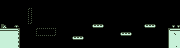

Tiled map render using the project's own tile images. Description and the whole map definition, tile-layer contents included, below:
An orthogonal 45x12 tile map with 4x4 px tiles, 5 tile layers (background, platforms, switchBoard, falling, ...), 3 tilesets.

<map version="1.2" tiledversion="1.3.5" orientation="orthogonal" renderorder="right-down" width="45" height="12" tilewidth="4" tileheight="4" infinite="0" nextlayerid="13" nextobjectid="1">
 <tileset firstgid="1" source="Tilesets/Tileset1.tsx" />
 <tileset firstgid="101" source="Tilesets/switchBlocks.tsx" />
 <tileset firstgid="173" source="Tilesets/spawnSprites.tsx" />
 <layer id="11" name="background" width="45" height="12">
  <data encoding="csv">
0,0,0,0,0,0,0,0,0,0,0,0,0,0,0,0,0,0,0,0,0,0,0,0,0,0,0,0,0,0,0,0,0,0,0,0,0,0,0,0,0,0,0,0,0,
0,0,0,0,0,0,0,0,0,0,0,0,0,0,0,0,0,0,0,0,0,0,0,0,0,0,0,0,0,0,0,0,0,0,0,0,0,0,0,0,0,0,0,0,0,
0,0,0,0,0,0,0,0,0,0,0,0,0,0,0,0,0,0,0,0,0,0,0,0,0,0,0,0,0,0,0,0,0,0,0,0,0,0,0,0,0,0,0,0,0,
0,0,0,0,0,0,0,0,0,0,0,0,0,0,0,0,0,0,0,0,0,0,0,0,0,0,0,0,0,0,0,0,0,0,0,0,0,0,0,0,0,0,0,0,0,
0,0,0,0,0,0,0,0,0,0,0,0,0,0,0,0,0,0,0,0,0,0,0,0,0,0,0,0,0,0,0,0,0,0,0,0,0,0,0,0,0,0,0,0,0,
0,0,0,0,0,0,0,0,0,0,0,0,0,0,0,0,0,0,0,0,0,0,0,0,0,0,0,0,0,0,0,0,0,0,0,0,0,0,0,0,0,0,0,0,0,
14,15,0,19,20,0,0,0,0,0,0,0,0,0,0,0,0,0,0,0,0,0,0,0,0,0,0,0,0,0,0,0,0,0,0,0,0,0,0,0,0,0,0,8,9,
0,0,0,0,0,0,0,0,0,0,0,0,0,0,0,0,0,0,0,0,0,0,0,0,0,0,0,0,0,0,0,0,0,0,0,0,0,0,0,0,0,0,0,0,0,
12,12,12,12,0,0,0,0,0,0,0,0,0,0,0,0,0,0,0,0,0,0,0,0,0,0,0,0,0,0,0,0,0,0,0,0,0,0,0,0,0,0,0,96,12,
12,12,12,12,0,0,0,0,0,0,0,0,0,0,0,0,0,0,0,0,0,0,0,0,0,0,0,0,0,0,0,0,0,0,0,0,0,0,0,0,0,0,0,12,12,
12,12,12,12,0,0,0,0,0,0,0,0,0,0,0,0,0,0,0,0,0,0,0,0,0,0,0,0,0,0,0,0,0,0,0,0,0,0,0,0,0,0,0,12,12,
12,12,12,12,0,0,0,0,0,0,0,0,0,0,0,0,0,0,0,0,0,0,0,0,0,0,0,0,0,0,0,0,0,0,0,0,0,0,0,0,0,0,0,12,94
</data>
 </layer>
 <layer id="2" name="platforms" width="45" height="12">
  <properties>
   <property name="Collidable" type="bool" value="true" />
  </properties>
  <data encoding="csv">
0,0,0,0,0,0,0,0,0,0,0,0,0,0,0,0,0,0,0,0,0,0,0,0,0,0,0,0,0,0,0,0,0,0,0,0,0,0,0,0,0,0,0,0,0,
0,0,0,0,0,0,0,0,0,0,0,0,0,0,0,0,0,0,0,0,0,0,0,0,0,0,0,0,0,0,0,0,0,0,0,0,0,0,0,0,0,0,0,0,0,
0,0,0,0,0,0,0,0,0,0,0,0,0,0,0,0,0,0,0,0,0,0,0,0,0,0,0,0,0,0,0,0,0,0,0,0,0,0,0,0,0,0,0,0,0,
0,0,0,0,0,0,0,0,0,0,0,0,0,0,0,0,0,0,0,0,0,0,0,0,0,0,0,0,0,0,0,0,0,0,0,0,0,0,0,0,0,0,0,0,0,
0,0,0,0,0,0,0,0,0,0,0,0,0,0,0,0,0,0,0,0,0,0,0,0,0,0,0,0,0,0,0,0,0,0,0,0,0,0,0,0,0,0,0,0,0,
0,0,0,0,0,0,0,0,0,0,0,0,0,0,0,0,0,0,0,0,0,0,0,0,0,0,0,0,0,0,0,0,0,0,0,0,0,0,0,0,0,0,0,0,0,
0,0,0,0,0,0,0,0,0,0,0,0,0,0,0,0,0,0,0,0,0,0,0,0,0,0,0,0,0,0,0,0,0,0,0,0,0,0,0,0,0,0,0,0,0,
2,2,2,2,3,0,0,0,0,0,0,0,0,0,0,0,0,0,0,0,0,0,0,0,0,0,0,0,0,0,0,0,0,0,0,0,0,0,0,0,0,0,1,2,2,
0,0,0,0,13,0,0,0,0,0,0,0,0,0,0,0,0,0,0,0,0,0,0,0,0,0,0,0,0,0,0,0,0,0,0,0,0,0,0,0,0,0,11,0,0,
0,0,0,0,13,0,0,0,0,0,0,0,0,0,0,0,0,0,0,0,0,0,0,0,0,0,0,0,0,0,0,0,0,0,0,0,0,0,0,0,0,0,11,0,0,
0,0,0,0,13,0,0,0,0,0,0,0,0,0,0,0,0,0,0,0,0,0,0,0,0,0,0,0,0,0,0,0,0,0,0,0,0,0,0,0,0,0,11,0,0,
0,0,0,0,13,0,0,0,0,0,0,0,0,0,0,0,0,0,0,0,0,0,0,0,0,0,0,0,0,0,0,0,0,0,0,0,0,0,0,0,0,0,11,0,0
</data>
 </layer>
 <layer id="8" name="switchBoard" width="45" height="12">
  <properties>
   <property name="switchBlock" type="bool" value="true" />
   <property name="switchDelay" type="float" value="1.2" />
  </properties>
  <data encoding="csv">
0,0,0,0,0,0,0,0,0,0,0,0,0,0,0,0,0,0,0,0,0,0,0,0,0,0,0,0,0,0,0,0,0,0,0,0,0,0,0,0,0,0,0,0,0,
0,0,0,0,0,0,0,0,0,0,0,0,0,0,0,0,0,0,0,0,0,0,0,0,0,0,0,0,0,0,0,0,0,0,0,0,0,0,0,0,0,0,0,0,0,
0,0,0,0,0,0,0,109,0,0,0,0,0,0,0,0,0,0,0,0,0,0,0,0,0,0,0,0,0,0,0,0,0,0,0,0,0,0,0,0,0,0,0,0,0,
0,0,0,0,0,0,0,121,0,0,0,0,0,0,0,0,0,0,0,0,0,0,0,0,0,0,0,0,0,0,0,0,0,0,0,0,0,0,0,0,0,0,0,0,0,
0,0,0,0,0,0,0,121,0,0,0,0,0,0,0,0,0,0,0,0,0,0,0,0,0,0,0,0,0,0,0,0,0,0,0,0,0,0,0,0,0,0,0,0,0,
0,0,0,0,0,0,0,133,0,0,0,0,0,0,0,0,0,0,0,0,0,0,0,0,0,0,0,0,0,0,0,0,0,0,0,0,0,0,0,0,0,0,0,0,0,
0,0,0,0,0,0,0,0,0,0,0,0,0,0,0,0,0,0,0,0,0,0,0,0,0,0,0,0,0,0,0,0,0,0,0,0,0,0,0,0,0,0,0,0,0,
0,0,0,0,0,0,0,0,0,101,102,102,102,103,0,0,0,0,0,0,0,0,0,0,0,0,0,0,0,0,0,0,0,0,0,0,0,0,0,0,0,0,0,0,0,
0,0,0,0,0,0,0,0,0,125,126,126,126,127,0,0,0,0,0,0,0,0,0,0,0,0,0,0,0,0,0,0,0,0,0,0,0,0,0,0,0,0,0,0,0,
0,0,0,0,0,0,0,0,0,0,0,0,0,0,0,0,0,0,0,0,0,0,0,0,0,0,0,0,0,0,0,0,0,0,0,0,0,0,0,0,0,0,0,0,0,
0,0,0,0,0,0,0,0,0,0,0,0,0,0,0,0,0,0,0,0,0,0,0,0,0,0,0,0,0,0,0,0,0,0,0,0,0,0,0,0,0,0,0,0,0,
0,0,0,0,0,0,0,0,0,0,0,0,0,0,0,0,0,0,0,0,0,0,0,0,0,0,0,0,0,0,0,0,0,0,0,0,0,0,0,0,0,0,0,0,0
</data>
 </layer>
 <layer id="12" name="falling" width="45" height="12">
  <properties>
   <property name="Falling" type="float" value="0.01" />
  </properties>
  <data encoding="csv">
0,0,0,0,0,0,0,0,0,0,0,0,0,0,0,0,0,0,0,0,0,0,0,0,0,0,0,0,0,0,0,0,0,0,0,0,0,0,0,0,0,0,0,0,0,
0,0,0,0,0,0,0,0,0,0,0,0,0,0,0,0,0,0,0,0,0,0,0,0,0,0,0,0,0,0,0,0,0,0,0,0,0,0,0,0,0,0,0,0,0,
0,0,0,0,0,0,0,0,0,0,0,0,0,0,0,0,0,0,0,0,0,0,0,0,0,0,0,0,0,0,0,0,0,0,0,0,0,0,0,0,0,0,0,0,0,
0,0,0,0,0,0,0,0,0,0,0,0,0,0,0,0,0,0,0,0,0,0,0,0,0,0,0,0,0,0,0,0,0,0,0,0,0,0,0,0,0,0,0,0,0,
0,0,0,0,0,0,0,0,0,0,0,0,0,0,0,0,0,0,0,0,0,0,0,0,0,0,0,0,0,0,0,0,0,0,0,0,0,0,0,0,0,0,0,0,0,
0,0,0,0,0,0,0,0,0,0,0,0,0,0,0,0,0,0,0,0,0,0,0,0,0,0,0,0,0,0,0,0,0,0,0,0,0,0,0,0,0,0,0,0,0,
0,0,0,0,0,0,0,0,0,0,0,0,0,0,0,0,0,0,0,0,0,0,0,61,62,63,0,0,0,0,0,0,0,0,0,0,61,62,63,0,0,0,0,0,0,
0,0,0,0,0,0,0,0,0,0,0,0,0,0,0,0,0,0,0,0,0,0,0,0,0,0,0,0,0,0,0,0,0,0,0,0,0,0,0,0,0,0,0,0,0,
0,0,0,0,0,0,0,0,0,0,0,0,0,0,0,0,0,0,0,0,0,0,0,0,0,0,0,0,0,0,61,62,63,0,0,0,0,0,0,0,0,0,0,0,0,
0,0,0,0,0,0,0,0,0,0,0,0,0,0,0,0,0,0,61,62,63,0,0,0,0,0,0,0,0,0,0,0,0,0,0,0,0,0,0,0,0,0,0,0,0,
0,0,0,0,0,0,0,0,0,0,0,0,0,0,0,0,0,0,0,0,0,0,0,0,0,0,0,0,0,0,0,0,0,0,0,0,0,0,0,0,0,0,0,0,0,
0,0,0,0,0,0,0,0,0,0,0,0,0,0,0,0,0,0,0,0,0,0,0,0,0,0,0,0,0,0,0,0,0,0,0,0,0,0,0,0,0,0,0,0,0
</data>
 </layer>
 <layer id="10" name="spawnSprites" width="45" height="12">
  <properties>
   <property name="spawn" type="bool" value="true" />
  </properties>
  <data encoding="csv">
0,0,0,0,0,0,0,0,0,0,0,0,0,0,0,0,0,0,0,0,0,0,0,0,0,0,0,0,0,0,0,0,0,0,0,0,0,0,0,0,0,0,0,0,0,
0,0,0,0,0,0,0,0,0,0,0,0,0,0,0,0,0,0,0,0,0,0,0,0,0,0,0,0,0,0,0,0,0,0,0,0,0,0,0,0,0,0,0,0,0,
0,0,0,0,0,0,0,0,0,0,0,0,0,0,0,0,0,0,0,0,0,0,0,0,0,0,0,0,0,0,0,0,0,0,0,0,0,0,0,0,0,0,0,0,0,
0,0,0,0,0,0,0,0,0,0,0,0,0,0,0,0,0,0,0,0,0,0,0,0,0,0,0,0,0,0,0,0,0,0,0,0,0,0,0,0,0,0,0,0,0,
0,0,0,0,0,0,0,0,0,0,0,0,0,0,0,0,0,0,0,0,0,0,0,0,0,0,0,0,0,0,0,0,0,0,0,0,0,0,0,0,0,0,0,0,0,
0,0,0,0,0,0,0,0,0,0,0,0,0,0,0,0,0,0,0,0,0,0,0,0,0,0,0,0,0,0,0,0,0,0,0,0,0,0,0,0,0,0,0,0,0,
173,0,0,0,0,0,0,0,0,0,0,0,0,0,0,0,0,0,0,0,0,0,0,0,0,0,0,0,0,0,0,0,0,0,0,0,0,0,0,0,0,0,0,0,0,
0,0,0,0,0,0,0,0,0,0,0,0,0,0,0,0,0,0,0,0,0,0,0,0,0,0,0,0,0,0,0,0,0,0,0,0,0,0,0,0,0,0,0,0,0,
0,0,0,0,0,0,0,0,0,0,0,0,0,0,0,0,0,0,0,0,0,0,0,0,0,0,0,0,0,0,0,0,0,0,0,0,0,0,0,0,0,0,0,0,0,
0,0,0,0,0,0,0,0,0,0,0,0,0,0,0,0,0,0,0,0,0,0,0,0,0,0,0,0,0,0,0,0,0,0,0,0,0,0,0,0,0,0,0,0,0,
0,0,0,0,0,0,0,0,0,0,0,0,0,0,0,0,0,0,0,0,0,0,0,0,0,0,0,0,0,0,0,0,0,0,0,0,0,0,0,0,0,0,0,0,0,
0,0,0,0,0,0,0,0,0,0,0,0,0,0,0,0,0,0,0,0,0,0,0,0,0,0,0,0,0,0,0,0,0,0,0,0,0,0,0,0,0,0,0,0,0
</data>
 </layer>
</map>
